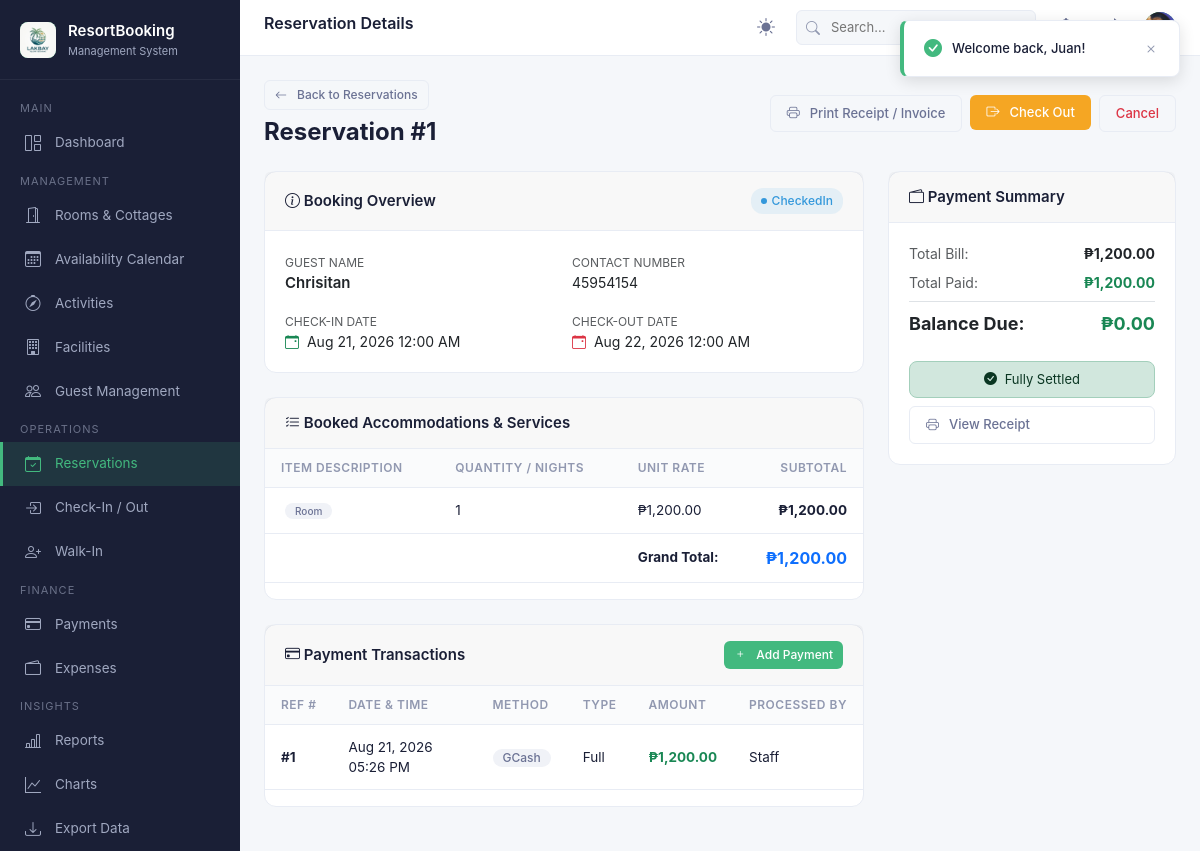
/reservations/details.php?id=1 (signed in), run on the app's committed database.
### tables this page shows
CREATE TABLE `reservations` (
  `ReservationId` int NOT NULL AUTO_INCREMENT,
  `UserId` int NOT NULL,
  `GuestId` int DEFAULT NULL,
  `CheckInDate` datetime(6) NOT NULL,
  `CheckOutDate` datetime(6) NOT NULL,
  `TotalAmount` decimal(12,2) NOT NULL,
  `Status` int NOT NULL,
  `SpecialRequests` longtext,
  `CreatedAt` datetime(6) NOT NULL,
  `UpdatedAt` datetime(6) NOT NULL,
  PRIMARY KEY (`ReservationId`),
  KEY `IX_Reservations_GuestId` (`GuestId`),
  KEY `IX_Reservations_UserId` (`UserId`),
  CONSTRAINT `FK_Reservations_GuestRecords_GuestId` FOREIGN KEY (`GuestId`) REFERENCES `guestrecords` (`GuestId`) ON DELETE SET NULL,
  CONSTRAINT `FK_Reservations_Users_UserId` FOREIGN KEY (`UserId`) REFERENCES `users` (`UserId`) ON DELETE RESTRICT
);

CREATE TABLE `guestrecords` (
  `GuestId` int NOT NULL AUTO_INCREMENT,
  `UserId` int DEFAULT NULL,
  `FirstName` varchar(100) NOT NULL,
  `LastName` varchar(100) NOT NULL,
  `Email` varchar(255) DEFAULT NULL,
  `PhoneNumber` varchar(20) DEFAULT NULL,
  `IdType` varchar(50) DEFAULT NULL,
  `IdNumber` varchar(100) DEFAULT NULL,
  `Address` longtext,
  `CreatedAt` datetime(6) NOT NULL,
  PRIMARY KEY (`GuestId`),
  KEY `IX_GuestRecords_UserId` (`UserId`),
  CONSTRAINT `FK_GuestRecords_Users_UserId` FOREIGN KEY (`UserId`) REFERENCES `users` (`UserId`)
);

CREATE TABLE `reservationitems` (
  `ItemId` int NOT NULL AUTO_INCREMENT,
  `ReservationId` int NOT NULL,
  `ItemType` int NOT NULL,
  `ReferenceId` int NOT NULL,
  `ScheduleId` int DEFAULT NULL,
  `Quantity` int NOT NULL,
  `UnitPrice` decimal(10,2) NOT NULL,
  `Subtotal` decimal(12,2) NOT NULL,
  `CreatedAt` datetime(6) NOT NULL,
  PRIMARY KEY (`ItemId`),
  KEY `IX_ReservationItems_ReservationId` (`ReservationId`),
  CONSTRAINT `FK_ReservationItems_Reservations_ReservationId` FOREIGN KEY (`ReservationId`) REFERENCES `reservations` (`ReservationId`) ON DELETE CASCADE
);

CREATE TABLE `payments` (
  `PaymentId` int NOT NULL AUTO_INCREMENT,
  `ReservationId` int NOT NULL,
  `Amount` decimal(12,2) NOT NULL,
  `PaymentMethod` int NOT NULL,
  `PaymentType` int NOT NULL,
  `ReferenceNumber` varchar(100) DEFAULT NULL,
  `PaymentDate` datetime(6) NOT NULL,
  `Status` int NOT NULL,
  `ProcessedBy` int DEFAULT NULL,
  PRIMARY KEY (`PaymentId`),
  KEY `IX_Payments_ProcessedBy` (`ProcessedBy`),
  KEY `IX_Payments_ReservationId` (`ReservationId`),
  CONSTRAINT `FK_Payments_Reservations_ReservationId` FOREIGN KEY (`ReservationId`) REFERENCES `reservations` (`ReservationId`) ON DELETE CASCADE,
  CONSTRAINT `FK_Payments_Users_ProcessedBy` FOREIGN KEY (`ProcessedBy`) REFERENCES `users` (`UserId`) ON DELETE SET NULL
);

### config/database.php (called while the page is built, shortened)
<?php
function url($path = '') {
    $path = '/' . ltrim($path, '/');
    return BASE_URL . $path;
}

### reservations/details.php (the view, shortened to what this page needs)
<?php
require_once __DIR__ . '/../config/database.php';
require_once __DIR__ . '/../includes/functions.php';
$id = (int)($_GET['id'] ?? 0);
$stmt = $pdo->prepare("SELECT r.*,
    COALESCE(CONCAT(g.FirstName, ' ', g.LastName), CONCAT(u.FirstName, ' ', u.LastName), 'Guest') AS GuestName,
    g.PhoneNumber as GuestPhone,
    g.Email as GuestEmail
    FROM reservations r
    LEFT JOIN guestrecords g ON r.GuestId = g.GuestId
    LEFT JOIN users u ON r.UserId = u.UserId
    WHERE r.ReservationId = ?");
$stmt->execute([$id]);
$res = $stmt->fetch();
$stmtItems = $pdo->prepare("SELECT ri.*,
    CASE
        WHEN ri.ItemType = 0 THEN (SELECT CONCAT('Room ', r.RoomNumber, ' (', rt.TypeName, ')') FROM rooms r JOIN roomtypes rt ON r.RoomTypeId = rt.RoomTypeId WHERE r.RoomId = ri.ReferenceId)
        WHEN ri.ItemType = 1 THEN (SELECT a.ActivityName FROM activities a WHERE a.ActivityId = ri.ReferenceId)
        WHEN ri.ItemType = 2 THEN (SELECT f.FacilityName FROM facilities f WHERE f.FacilityId = ri.ReferenceId)
        ELSE 'Item'
    END as ItemName
    FROM reservationitems ri WHERE ri.ReservationId = ?");
$stmtItems->execute([$id]);
$items = $stmtItems->fetchAll();
$stmtPayments = $pdo->prepare("SELECT p.*, CONCAT(u.FirstName, ' ', u.LastName) as ProcessorName
    FROM payments p
    LEFT JOIN users u ON p.ProcessedBy = u.UserId
    WHERE p.ReservationId = ?
    ORDER BY p.PaymentDate DESC");
$stmtPayments->execute([$id]);
$payments = $stmtPayments->fetchAll();
$totalAmount = (float)$res['TotalAmount'];
$totalPaid = 0;
foreach ($payments as $p) {
    if ((int)$p['Status'] === 1) {
        $totalPaid += (float)$p['Amount'];
    }
}
$balance = max(0, $totalAmount - $totalPaid);
include __DIR__ . '/../includes/header.php';
?>
<div class="d-flex justify-content-between align-items-center mb-4 flex-wrap gap-2">
    <div>
        <a href="<?= url('/reservations/index.php') ?>" class="btn btn-outline btn-sm mb-2">
            <i class="bi bi-arrow-left me-1"></i> Back to Reservations
        </a>
        <h4 style="margin:0; font-weight:700;">Reservation #<?= $res['ReservationId'] ?></h4>
    </div>
    <div class="d-flex gap-2">
        <a href="<?= url('/receipt/index.php?id=' . $res['ReservationId']) ?>" class="btn btn-outline" target="_blank">
            <i class="bi bi-printer me-1"></i> Print Receipt / Invoice
        </a>
        <?php if ((int)$res['Status'] === 2):  ?>
            <form method="POST" action="" style="display:inline;" onsubmit="return confirm('Check out this guest?');">
                <button type="submit" class="btn btn-warning">
                    <i class="bi bi-box-arrow-right me-1"></i> Check Out
                </button>
            </form>
        <?php endif; ?>
        <?php if ((int)$res['Status'] !== 3 && (int)$res['Status'] !== 4):  ?>
            <form method="POST" action="" style="display:inline;" onsubmit="return confirm('Are you sure you want to cancel this reservation?');">
                <button type="submit" class="btn btn-outline text-danger">Cancel</button>
            </form>
        <?php endif; ?>
    </div>
</div>
<div class="row g-4">
    <div class="col-lg-8">
        <div class="card mb-4">
            <div class="card-header d-flex justify-content-between align-items-center">
                <h5><i class="bi bi-info-circle"></i> Booking Overview</h5>
                <?= getReservationStatusBadge($res['Status']) ?>
            </div>
            <div class="card-body">
                <div class="row g-3">
                    <div class="col-md-6">
                        <label class="text-muted" style="font-size:12px; text-transform:uppercase;">Guest Name</label>
                        <div style="font-weight:600; font-size:15px;"><?= htmlspecialchars($res['GuestName']) ?></div>
                    </div>
                    <div class="col-md-6">
                        <label class="text-muted" style="font-size:12px; text-transform:uppercase;">Contact Number</label>
                        <div><?= !empty($res['GuestPhone']) ? htmlspecialchars($res['GuestPhone']) : '<span class="text-muted">None</span>' ?></div>
                    </div>
                    <div class="col-md-6">
                        <label class="text-muted" style="font-size:12px; text-transform:uppercase;">Check-In Date</label>
                        <div><i class="bi bi-calendar-event text-success me-1"></i> <?= formatDateTime($res['CheckInDate']) ?></div>
                    </div>
                    <div class="col-md-6">
                        <label class="text-muted" style="font-size:12px; text-transform:uppercase;">Check-Out Date</label>
                        <div><i class="bi bi-calendar-event text-danger me-1"></i> <?= formatDateTime($res['CheckOutDate']) ?></div>
                    </div>
                </div>
            </div>
        </div>
        <div class="card mb-4">
            <div class="card-header">
                <h5><i class="bi bi-list-check"></i> Booked Accommodations & Services</h5>
            </div>
            <div class="table-wrapper">
                <table class="table">
                    <thead>
                        <tr>
                            <th>Item Description</th>
                            <th>Quantity / Nights</th>
                            <th>Unit Rate</th>
                            <th style="text-align:right;">Subtotal</th>
                        </tr>
                    </thead>
                    <tbody>
                        <?php foreach ($items as $item): ?>
                            <tr>
                                <td>
                                    <span class="badge badge-secondary ms-1" style="font-size:10px;">
                                        <?= $item['ItemType'] == 0 ? 'Room' : ($item['ItemType'] == 1 ? 'Activity' : 'Venue') ?>
                                    </span>
                                </td>
                                <td><?= (int)$item['Quantity'] ?></td>
                                <td><?= formatCurrency($item['UnitPrice']) ?></td>
                                <td style="text-align:right;"><strong><?= formatCurrency($item['Subtotal']) ?></strong></td>
                            </tr>
                        <?php endforeach; ?>
                    </tbody>
                    <tfoot>
                        <tr>
                            <td colspan="3" style="text-align:right; font-weight:700;">Grand Total:</td>
                            <td style="text-align:right; font-weight:700; font-size:16px;" class="text-primary"><?= formatCurrency($totalAmount) ?></td>
                        </tr>
                    </tfoot>
                </table>
            </div>
        </div>
        <div class="card">
            <div class="card-header d-flex justify-content-between align-items-center">
                <h5><i class="bi bi-credit-card"></i> Payment Transactions</h5>
                <button type="button" class="btn btn-sm btn-primary" onclick="new bootstrap.Modal(document.getElementById('paymentModal')).show()">
                    <i class="bi bi-plus me-1"></i> Add Payment
                </button>
            </div>
            <div class="table-wrapper">
                <table class="table">
                    <thead>
                        <tr>
                            <th>Ref #</th>
                            <th>Date & Time</th>
                            <th>Method</th>
                            <th>Type</th>
                            <th>Amount</th>
                            <th>Processed By</th>
                        </tr>
                    </thead>
                    <tbody>
                        <?php if (empty($payments)): ?>
                            <tr><td colspan="6" class="text-center py-4 text-muted">No payments recorded yet.</td></tr>
                        <?php else: ?>
                            <?php foreach ($payments as $p): ?>
                                <tr>
                                    <td><strong><?= !empty($p['ReferenceNumber']) ? htmlspecialchars($p['ReferenceNumber']) : '#' . $p['PaymentId'] ?></strong></td>
                                    <td><?= formatDateTime($p['PaymentDate']) ?></td>
                                    <td><span class="badge badge-secondary"><?= getPaymentMethodName($p['PaymentMethod']) ?></span></td>
                                    <td><?= getPaymentTypeName($p['PaymentType']) ?></td>
                                    <td><strong class="text-success"><?= formatCurrency($p['Amount']) ?></strong></td>
                                    <td><?= htmlspecialchars($p['ProcessorName'] ?? 'Staff') ?></td>
                                </tr>
                            <?php endforeach; ?>
                        <?php endif; ?>
                    </tbody>
                </table>
            </div>
        </div>
    </div>
    <div class="col-lg-4">
        <div class="card" style="position:sticky; top:85px;">
            <div class="card-header">
                <h5><i class="bi bi-wallet2"></i> Payment Summary</h5>
            </div>
            <div class="card-body">
                <div class="d-flex justify-content-between mb-2">
                    <span class="text-muted">Total Bill:</span>
                    <strong><?= formatCurrency($totalAmount) ?></strong>
                </div>
                <div class="d-flex justify-content-between mb-2">
                    <span class="text-muted">Total Paid:</span>
                    <strong class="text-success"><?= formatCurrency($totalPaid) ?></strong>
                </div>
                <div class="d-flex justify-content-between pt-2 border-top mb-4" style="font-size:18px;">
                    <span style="font-weight:700;">Balance Due:</span>
                    <strong class="<?= $balance > 0 ? 'text-danger' : 'text-success' ?>"><?= formatCurrency($balance) ?></strong>
                </div>
                <?php if ($balance > 0): ?>
                    <button type="button" class="btn btn-success w-100 py-2 mb-2" onclick="openSettleBalanceModal(<?= $balance ?>)">
                        <i class="bi bi-cash me-1"></i> Settle Remaining Balance
                    </button>
                <?php else: ?>
                    <div class="alert alert-success text-center py-2 mb-2" style="border-radius:8px; font-size:13px;">
                        <i class="bi bi-check-circle-fill me-1"></i> Fully Settled
                    </div>
                <?php endif; ?>
                <a href="<?= url('/receipt/index.php?id=' . $res['ReservationId']) ?>" class="btn btn-outline w-100" target="_blank">
                    <i class="bi bi-printer me-1"></i> View Receipt
                </a>
            </div>
        </div>
    </div>
</div>
<?php include __DIR__ . '/../includes/footer.php'; ?>

### includes/functions.php (shortened to what this page needs)
<?php
require_once __DIR__ . '/../config/database.php';
function formatCurrency($amount) {
    return '₱' . number_format((float)$amount, 2);
}
function formatDateTime($dateStr, $format = 'M d, Y h:i A') {
    $time = strtotime($dateStr);
    return $time ? date($format, $time) : '-';
}
function getReservationStatusName($status) {
    $map = [
        0 => 'Pending',
        1 => 'Confirmed',
        2 => 'CheckedIn',
        3 => 'CheckedOut',
        4 => 'Cancelled'
    ];
    if (is_numeric($status)) {
        return $map[(int)$status] ?? 'Unknown';
    }
    return (string)$status;
}
function getReservationStatusBadge($status) {
    $name = getReservationStatusName($status);
    return '<span class="status-badge status-' . htmlspecialchars($name) . '"><span class="status-dot"></span> ' . htmlspecialchars($name) . '</span>';
}
function getPaymentMethodName($method) {
    $map = [
        0 => 'Cash',
        1 => 'Card',
        2 => 'GCash',
        3 => 'Maya',
        4 => 'BankTransfer'
    ];
    if (is_numeric($method)) {
        return $map[(int)$method] ?? 'Other';
    }
    return (string)$method;
}
function getPaymentTypeName($type) {
    $map = [
        0 => 'Downpayment',
        1 => 'Full',
        2 => 'Partial',
        3 => 'Balance'
    ];
    if (is_numeric($type)) {
        return $map[(int)$type] ?? 'Payment';
    }
    return (string)$type;
}

### data on the page
reservations: ReservationId "1", Status "CheckedIn", GuestId.PhoneNumber "45954154", CheckInDate "Aug 21, 2026 12:00 AM", CheckOutDate "Aug 22, 2026 12:00 AM", TotalAmount "₱1,200.00", TotalAmount "₱0.00"
reservationitems: ItemType "Room", Quantity "1", UnitPrice "₱1,200.00", Subtotal "₱1,200.00"
payments: PaymentId "1", PaymentDate "Aug 21, 2026 05:26 PM", PaymentMethod "GCash", PaymentType "Full", Amount "₱1,200.00", ProcessorName "Staff"

### other printed values
$resortSettings['ResortName'] "ResortBooking"
$resortSettings['ResortSubtitle'] "Management System"
$pageTitle "Reservation Details"
$res['GuestName'] "Chrisitan"
